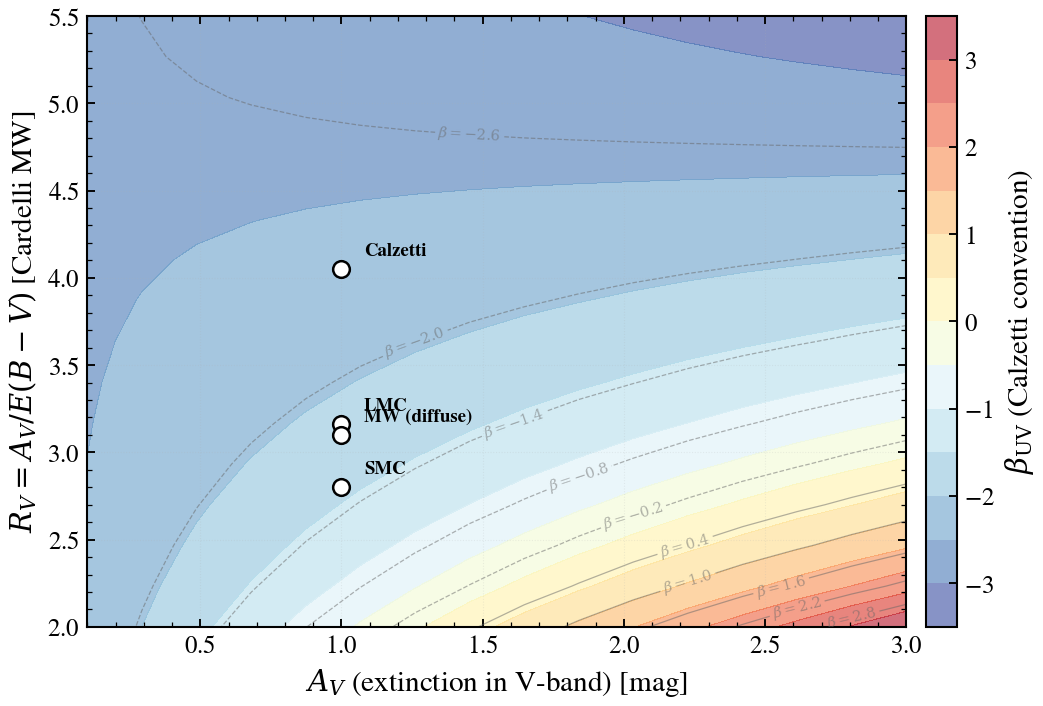

Python code for this plot:
"""
Rv and Av degeneracy in UV slope: the Calzetti trap
=====================================================

At fixed UV slope β_UV (the observable astronomers measure), many
(R_V, A_V) pairs produce identical colours — this is a classical dust
modelling pitfall. Shows β_UV as contours on the (R_V, A_V) grid
for Cardelli MW attenuation. Standard reference points (SMC, LMC,
Milky Way diffuse, Calzetti starburst) sit on different iso-β_UV contours,
illustrating why dust-law assumptions strongly bias inferred properties.
"""

import warnings

import jax
import matplotlib.pyplot as plt
import numpy as np

import tengri
from tengri.analysis.plotting import setup_style

setup_style()
warnings.filterwarnings("ignore", message=".*BakedInBackend.*")

# UV slope windows: Calzetti convention (10 wavelength bins, 1268–2580 Å)
WINDOWS = np.array(
    [
        [1268, 1284],
        [1309, 1316],
        [1342, 1371],
        [1407, 1515],
        [1562, 1583],
        [1677, 1740],
        [1760, 1833],
        [1866, 1890],
        [1930, 1950],
        [2400, 2580],
    ]
)
C_AA_PER_S = 2.998e18


def _beta_uv(wave, l_nu):
    """Compute UV slope β_UV in Calzetti convention (fit over 10 windows)."""
    f_lam = l_nu * C_AA_PER_S / wave**2
    mask = np.zeros_like(wave, dtype=bool)
    for lo, hi in WINDOWS:
        mask |= (wave >= lo) & (wave <= hi)
    slope, _ = np.polyfit(np.log10(wave[mask]), np.log10(f_lam[mask]), 1)
    return float(slope)


SFH = {
    "type": "tsnorm",
    "*": tengri.FIXED,
    "peak_lbt_gyr": 0.05,
    "width_gyr": 0.05,
    "log_peak_sfr": 1.0,
    "skew": 0.0,
    "trunc": 13.0,
}
ssp = tengri.load_ssp("fsps_prsc_miles_chabrier")


def _model(av, rv):
    return tengri.SEDModel.build(
        ssp,
        sfh=SFH,
        dust={
            "type": "two_component",
            "*": tengri.FIXED,
            "tau_bc": 0.0,
            "tau_diff": av / 1.086,
            "law_diff": "cardelli",
            "Rv": rv,
        },
        redshift=tengri.Fixed(0.05),
    )


av_grid = np.linspace(0.1, 3.0, 16)
rv_grid = np.linspace(2.0, 5.5, 16)
AV_GRID, RV_GRID = np.meshgrid(av_grid, rv_grid)
BETA_GRID = np.zeros_like(AV_GRID)
for i, av in enumerate(av_grid):
    for j, rv in enumerate(rv_grid):
        model = _model(float(av), float(rv))
        p = dict(model.spec.sample(jax.random.PRNGKey(0)))
        out = model.predict_rest_sed(p)
        BETA_GRID[j, i] = _beta_uv(np.asarray(out.wavelength), np.asarray(out.sed))
REFS = [(1.0, 2.8, "SMC"), (1.0, 3.16, "LMC"), (1.0, 3.1, "MW (diffuse)"), (1.0, 4.05, "Calzetti")]

fig, ax = plt.subplots(figsize=(7.5, 5.0))

# Contour plot: β_UV iso-lines on (A_V, R_V) grid
levels = np.linspace(BETA_GRID.min(), BETA_GRID.max(), 12)
cs = ax.contour(
    AV_GRID,
    RV_GRID,
    BETA_GRID,
    levels=levels,
    colors="0.4",
    linewidths=0.6,
    alpha=0.5,
)
ax.clabel(cs, inline=True, fontsize=7, fmt=r"$\beta = %.1f$")

# Filled contour as background
cf = ax.contourf(AV_GRID, RV_GRID, BETA_GRID, levels=15, cmap="RdYlBu_r", alpha=0.6)
cbar = fig.colorbar(cf, ax=ax, pad=0.02)
cbar.set_label(r"$\beta_{{\rm UV}}$ (Calzetti convention)")

# Mark standard references
for av, rv, label in REFS:
    ax.plot(
        av,
        rv,
        marker="o",
        markersize=8,
        markerfacecolor="white",
        markeredgecolor="black",
        markeredgewidth=1.2,
        zorder=5,
    )
    ax.text(av + 0.08, rv + 0.08, label, fontsize=9, color="black", fontweight="bold", zorder=5)

ax.set(
    xlabel=r"$A_V$ (extinction in V-band) [mag]",
    ylabel=r"$R_V = A_V / E(B-V)$ [Cardelli MW]",
    xlim=(av_grid.min(), av_grid.max()),
    ylim=(rv_grid.min(), rv_grid.max()),
)
ax.grid(True, alpha=0.2, linestyle=":")

fig.tight_layout()
plt.savefig("plot_rv_av_uv_slope_degeneracy.png", dpi=150, bbox_inches="tight")
